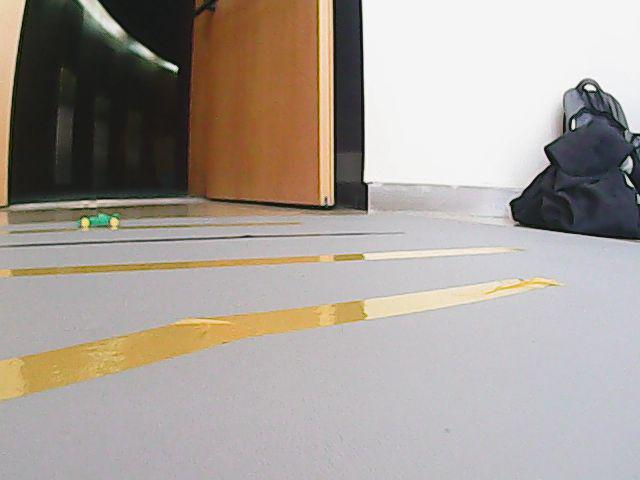
#> input picture images/lubin18.jpg, 640 x 480 px, found by its file name
$ python lubin.py
#> lines starting #> are read from the running program, lines starting #| are printed output that depends on the picture; after the words box and inside, x2 and y2 are one past the last pixel; in counts of white or black regions, pixels touching at a corner belong together
# This is a sample Python script.
import os
import re
import cv2
import numpy as np
from tqdm import tqdm_notebook
import matplotlib.pyplot as plt
# Press Shift+F10 to execute it or replace it with your code.
# Press Double Shift to search everywhere for classes, files, tool windows, actions, and settings.

yellow_HSV_th_min = np.array([0, 70, 70])
yellow_HSV_th_max = np.array([50, 255, 255])


def thresh_frame_in_HSV(frame, min_values, max_values, verbose=False):
    """
    Threshold a color frame in HSV space
    """
    print(frame.shape)
    HSV = cv2.cvtColor(frame, cv2.COLOR_BGR2HSV)

    min_th_ok = np.all(HSV > min_values, axis=2)
    max_th_ok = np.all(HSV < max_values, axis=2)

    out = np.logical_and(min_th_ok, max_th_ok)

    if verbose:
        plt.imshow(out, cmap='gray')
        plt.show()

    return out


def yellow_lines(frame):
    # create a zero array

    h, w = frame.shape[:2]
    binary = np.zeros(shape=(h, w), dtype=np.uint8)
    # highlight yellow lines by threshold in HSV color space
    HSV_yellow_mask = thresh_frame_in_HSV(frame, yellow_HSV_th_min, yellow_HSV_th_max, verbose=False)
    binary = np.logical_or(binary, HSV_yellow_mask)
    kernel = np.ones((5, 5), np.uint8)
    closing = cv2.morphologyEx(binary.astype(np.uint8), cv2.MORPH_CLOSE, kernel)

    stencil = np.zeros_like(closing)

    w, h = closing.shape
    thres = int(np.floor(0.4 * h))
    # specify coordinates of the polygon
    polygon = np.array([[0, thres], [0, h], [900, h], [900, thres]])

    # fill polygon with ones
    cv2.fillConvexPoly(stencil, polygon, 1)

    # apply polygon as a mask on the frame
    closing = cv2.bitwise_and(closing, closing, mask=stencil)
    return cv2.HoughLinesP(closing, 140, np.pi / 180, 200, minLineLength=20, maxLineGap=10)


def detect():
    img1 = cv2.imread('lubin18.jpg')
#> img1 is the input picture: shape (480, 640, 3); mean B, G, R 151.7, 158.7, 167.1
    yellowlines = yellow_lines(img1)
#| (480, 640, 3)
#> in thresh_frame_in_HSV, `HSV = cv2.cvtColor(frame, cv2.COLOR_BGR2HSV)`: HSV: shape (480, 640, 3); mean H, S, V 74.9, 38, 169.6
#> in thresh_frame_in_HSV, `min_th_ok = np.all(HSV > min_values, axis=2)`:
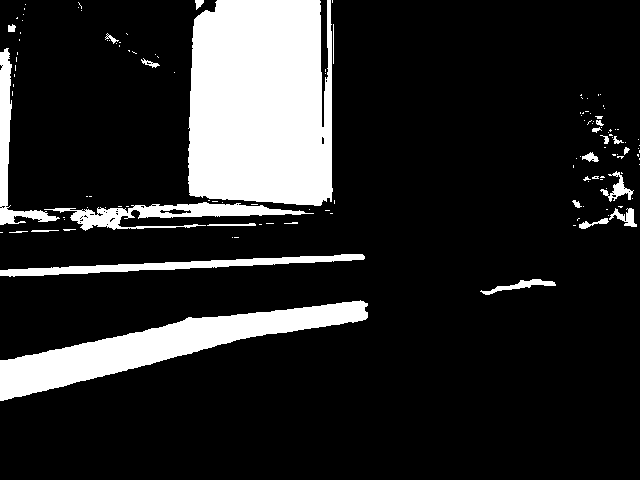
#> min_th_ok: shape (480, 640) bool; 15.8% white; 130 white regions (105 under 20 px), largest, box (x1, y1, x2, y2) and area: (188, 0, 333, 206) 27528, (0, 300, 368, 401) 11383, (44, 202, 314, 231) 2779
#> in thresh_frame_in_HSV, `max_th_ok = np.all(HSV < max_values, axis=2)`:
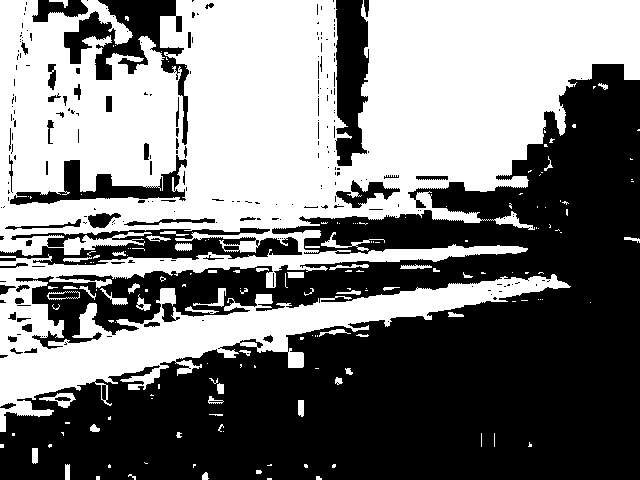
#> max_th_ok: shape (480, 640) bool; 48.2% white; 167 white regions (116 under 20 px), largest, box (x1, y1, x2, y2) and area: (0, 0, 640, 432) 144196, (321, 232, 385, 251) 239, (39, 393, 76, 408) 223
#> in thresh_frame_in_HSV, `out = np.logical_and(min_th_ok, max_th_ok)`: out: shape (480, 640) bool; 15.2% white; 63 white regions (48 under 20 px), largest, box (x1, y1, x2, y2) and area: (188, 0, 333, 206) 27397, (0, 300, 368, 401) 11381, (0, 254, 365, 277) 2543
#> in yellow_lines, `closing = cv2.morphologyEx(binary.astype(np.uint8), cv2.MORPH_CLOSE, k..`: closing: shape (480, 640); values 0 (black) and 1 (white), 15.6% white; 29 white regions (19 under 20 px), largest, box (x1, y1, x2, y2) and area: (0, 0, 335, 231) 33309, (0, 300, 368, 401) 11391, (0, 254, 365, 277) 2552
#> in yellow_lines, `cv2.fillConvexPoly(stencil, polygon, 1)`:
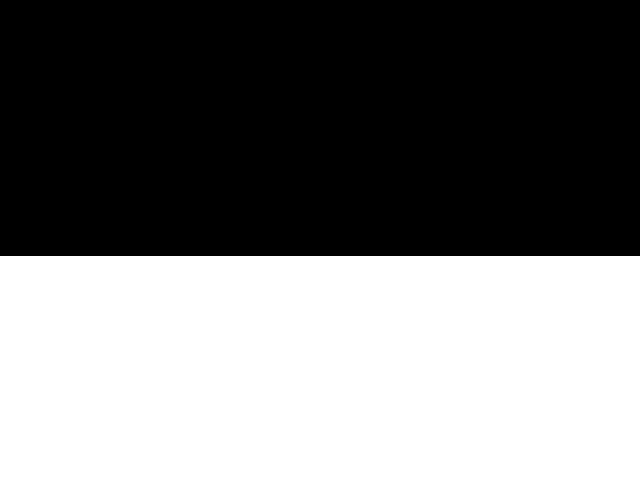
#> stencil: shape (480, 640); values 0 (black) and 1 (white), 46.7% white; 1 white region, box (x1, y1, x2, y2) and area: (0, 256, 640, 480) 143360
#> in yellow_lines, `closing = cv2.bitwise_and(closing, closing, mask=stencil)`:
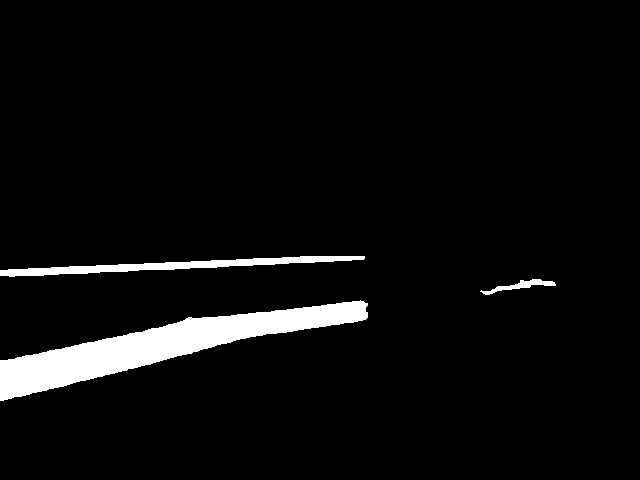
#> closing: shape (480, 640); values 0 (black) and 1 (white), 4.6% white; 3 white regions, box (x1, y1, x2, y2) and area: (0, 300, 368, 401) 11391, (0, 256, 365, 277) 2500, (480, 279, 556, 295) 374
#> yellowlines = 220 rows, first 6: [255, 336, 353, 301], [79, 344, 133, 367], [117, 337, 168, 358], [0, 381, 260, 312], [287, 309, 365, 310], [68, 384, 137, 332]
    img = cv2.cvtColor(img1, cv2.COLOR_BGR2GRAY)
    img = 255 - img

    w, h = img.shape
#> w = 480; h = 640
    # create a zero array
    stencil = np.zeros_like(img)

    # specify coordinates of the polygon
    thresh = int(0.4 * h)
#> thresh = 256
    polygon = np.array([[0, thresh], [0, h],[900, h], [900, thresh]])

    # fill polygon with ones
    cv2.fillConvexPoly(stencil, polygon, 1)

    # apply polygon as a mask on the frame
    img = cv2.bitwise_and(img, img, mask=stencil)
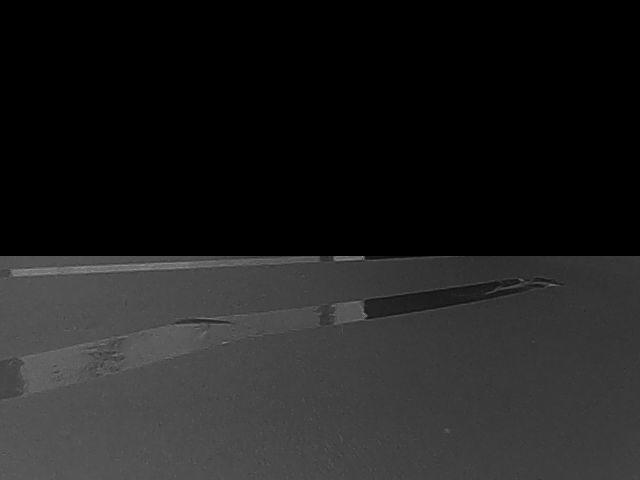
#> img: shape (480, 640); min 0, max 150, mean 31.9


    # apply image thresholding
    ret, thresh = cv2.threshold(img, 145, 255, cv2.THRESH_BINARY)
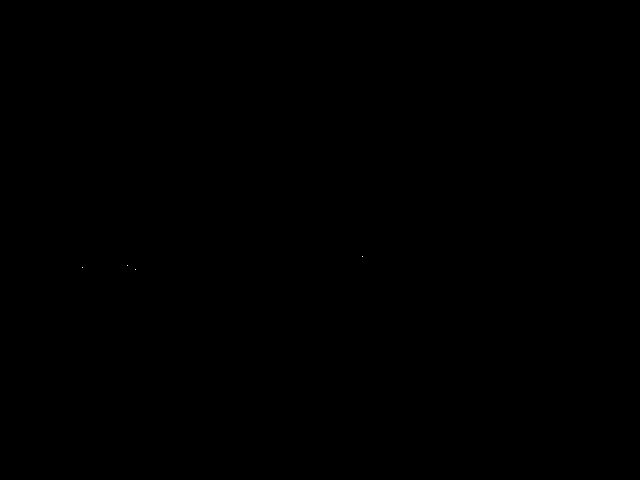
#> thresh: shape (480, 640); 0% white in thin lines or dots, all inside (x1, y1, x2, y2) = (82, 256, 363, 270)

    blackLines = cv2.HoughLinesP(thresh, 145, np.pi / 180, 100,minLineLength=40, maxLineGap=10)
#> blackLines = None

    center_x = w / 2
#> center_x = 240
    center_y = h / 2
#> center_y = 320
    # create a copy of the original frame
    dmy = img1.copy()
    sumSlopes = 0
    # draw Hough lines
    yellow_count_x_left_center = 0
    yellow_count_x_right_center = 0
    yellow_count_total = 0


    """yellow_count_total = yellow_count_x_left_center + yellow_count_x_right_center
    print(yellow_count_x_right_center / yellow_count_total)
    print(yellow_count_x_left_center / yellow_count_total)
    if yellow_count_x_right_center / yellow_count_total >= 0.7:
        print("yellow right go left")
    elif yellow_count_x_left_center / yellow_count_total >= 0.7:
        print("yellow left go right")
    else:
        print("BAD")"""
    state = "right"
    count_x_left_center = 0
    count_x_right_center = 0
    if blackLines is not None:
        for line in blackLines:
            x1, y1, x2, y2 = line[0]
            if y2 < 300:
                continue
            """ Counting number of points which are left and right of center """
            if x1 < center_x:
                count_x_left_center += 1
            if x1 > center_x:
                count_x_right_center += 1
            cv2.line(dmy, (x1, y1), (x2, y2), (70, 70, 0), 3)

        count_total = count_x_right_center + count_x_left_center
        print(count_x_right_center/count_total)
        print(count_x_left_center/count_total)
        if count_x_right_center / count_total >= 0.7:
            state = "right"
        elif count_x_left_center / count_total >= 0.7:
            state = "left"
        else:
            state = "center"
        print("go", state)

    if yellowlines is not None and blackLines is None:
        print("go ", state)
    for line in yellowlines:
        x1, y1, x2, y2 = line[0]
        cv2.line(dmy, (x1, y1), (x2, y2), (255, 0, 0), 3)
#> this loop made 220 passes
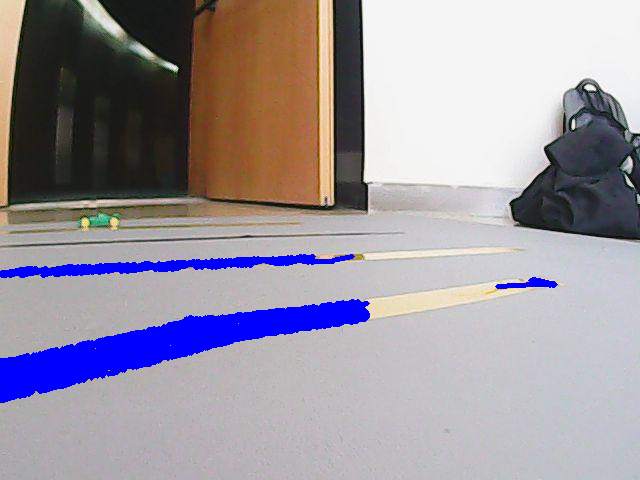
#> dmy: shape (480, 640, 3); 5.29% of pixels changed, all inside (x1, y1, x2, y2) = (0, 254, 558, 403)
    # plot frame
    plt.figure(figsize=(10, 10))
    plt.imshow(dmy, cmap="gray")
    plt.show()


# Press the green button in the gutter to run the script.
if __name__ == '__main__':
    detect()

# See PyCharm help at https://www.jetbrains.com/help/pycharm/

$ run again, with images/lubin0.jpg copied over images/lubin18.jpg
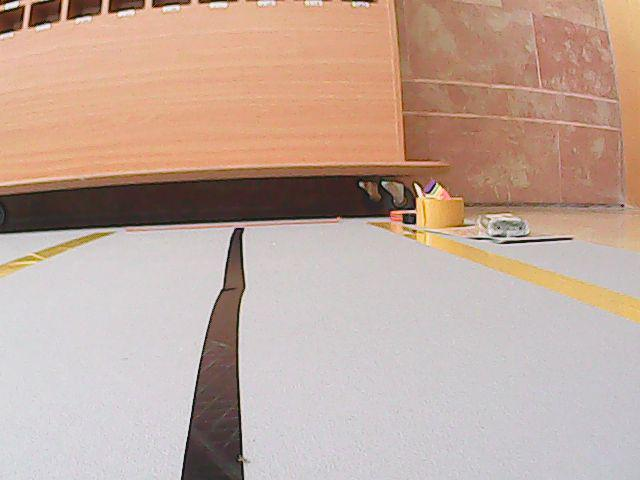
#> input picture images/lubin0.jpg, 640 x 480 px, found by its file name
#> in detect, img1 is the input picture: shape (480, 640, 3); mean B, G, R 154.8, 167.7, 192.8
#| (480, 640, 3)
#> HSV: shape (480, 640, 3); mean H, S, V 67.1, 56.2, 193.4
#> in thresh_frame_in_HSV, `min_th_ok = np.all(HSV > min_values, axis=2)`:
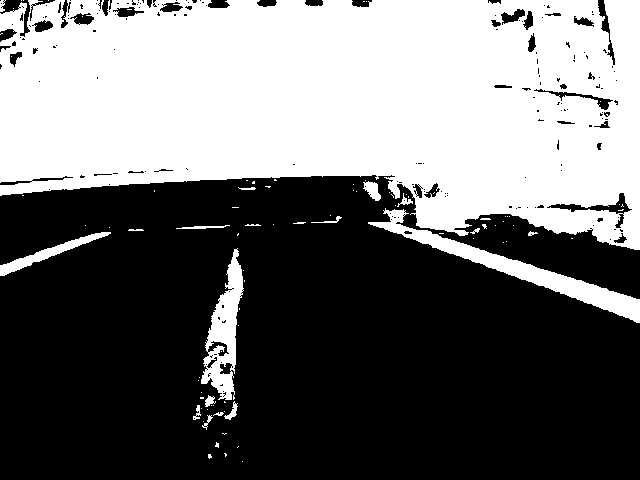
#> min_th_ok: shape (480, 640) bool; 43% white; 91 white regions (70 under 20 px), largest, box (x1, y1, x2, y2) and area: (0, 0, 640, 250) 122575, (368, 208, 640, 323) 4510, (201, 248, 244, 400) 2887
#> max_th_ok: shape (480, 640) bool; 58.6% white; 340 black regions (268 under 20 px), largest, box (x1, y1, x2, y2) and area: (0, 220, 640, 480) 118275, (575, 245, 640, 296) 1590, (0, 226, 106, 263) 1162
#> out: shape (480, 640) bool; 42.8% white; 85 white regions (65 under 20 px), largest, box (x1, y1, x2, y2) and area: (0, 0, 640, 250) 122270, (368, 209, 640, 323) 4440, (201, 248, 244, 400) 2732
#> stencil: shape (480, 640); values 0 (black) and 1 (white), 46.7% white; 1 white region, box (x1, y1, x2, y2) and area: (0, 256, 640, 480) 143360
#> yellowlines = 107 rows, first 6: [203, 372, 235, 362], [472, 261, 530, 264], [553, 290, 639, 299], [599, 307, 639, 313], [202, 375, 232, 379], [555, 291, 639, 300]
#> blackLines = 91 rows, first 6: [222, 479, 238, 256], [189, 479, 189, 425], [187, 437, 188, 479], [218, 479, 230, 256], [217, 479, 217, 298], [205, 479, 207, 329]
#> the loop in detect, `for line in blackLines:` made 91 passes
#> after the loop in detect, `for line in blackLines:`: count_x_left_center = 76; count_x_right_center = 0
#> count_total = 76
#| 0.0
#| 1.0
#> the loop in detect, `for line in yellowlines:` made 107 passes
#> after the loop in detect, `for line in yellowlines:`:
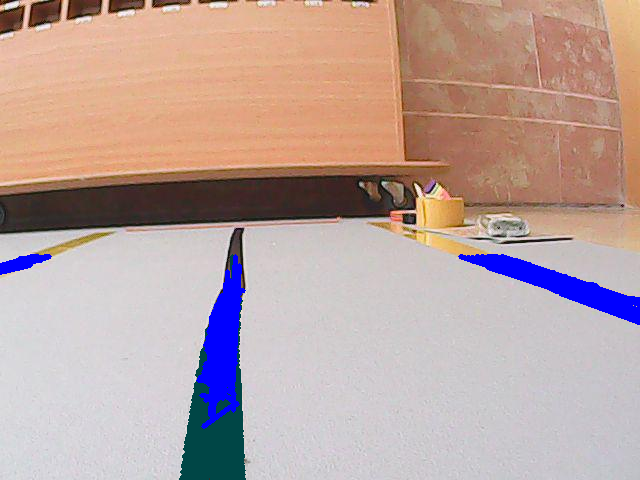
#> dmy: shape (480, 640, 3); mean B, G, R 159.1, 163.9, 186.9

$ run again, with images/lubin10.jpg copied over images/lubin18.jpg
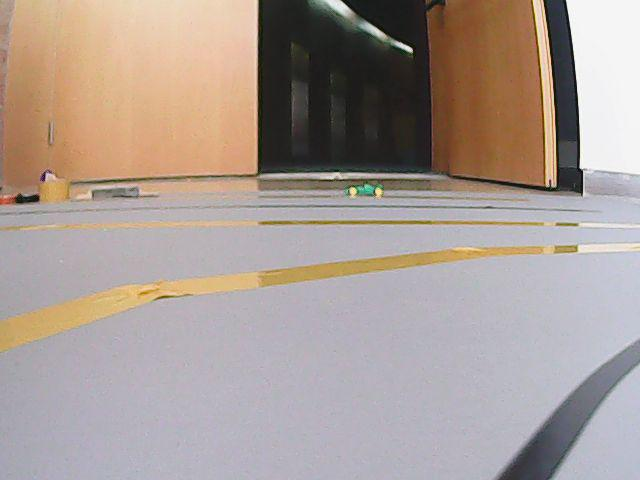
#> input picture images/lubin10.jpg, 640 x 480 px, found by its file name
#> in detect, img1 is the input picture: shape (480, 640, 3); mean B, G, R 149, 155.7, 168.9
#| (480, 640, 3)
#> HSV: shape (480, 640, 3); mean H, S, V 79.3, 45, 173.1
#> in thresh_frame_in_HSV, `min_th_ok = np.all(HSV > min_values, axis=2)`:
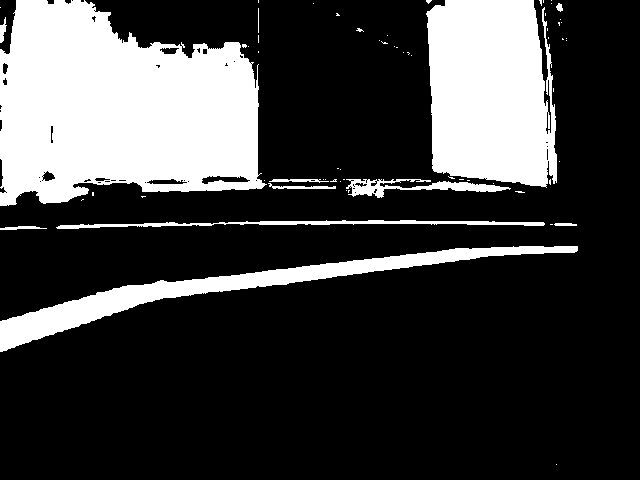
#> min_th_ok: shape (480, 640) bool; 24.5% white; 66 white regions (54 under 20 px), largest, box (x1, y1, x2, y2) and area: (0, 0, 267, 206) 41000, (426, 0, 557, 188) 21052, (0, 246, 578, 352) 9485
#> max_th_ok: shape (480, 640) bool; 42.8% white; 165 white regions (123 under 20 px), largest, box (x1, y1, x2, y2) and area: (0, 0, 614, 239) 107269, (0, 241, 640, 358) 13241, (570, 0, 640, 175) 7558
#> out: shape (480, 640) bool; 24.3% white; 46 white regions (34 under 20 px), largest, box (x1, y1, x2, y2) and area: (0, 0, 267, 206) 40971, (426, 0, 557, 188) 20944, (0, 246, 578, 352) 9483
#> stencil: shape (480, 640); values 0 (black) and 1 (white), 46.7% white; 1 white region, box (x1, y1, x2, y2) and area: (0, 256, 640, 480) 143360
#> yellowlines = 69 rows, first 6: [346, 275, 448, 256], [235, 289, 355, 260], [0, 347, 199, 279], [0, 350, 213, 277], [0, 335, 249, 273], [253, 287, 373, 258]
#> blackLines = 19 rows, first 6: [571, 445, 572, 396], [534, 436, 551, 477], [503, 479, 568, 450], [506, 468, 550, 478], [515, 458, 557, 466], [518, 455, 567, 450]
#> the loop in detect, `for line in blackLines:` made 19 passes
#> after the loop in detect, `for line in blackLines:`: count_x_left_center = 0; count_x_right_center = 19
#| 1.0
#| 0.0
#> the loop in detect, `for line in yellowlines:` made 69 passes
#> after the loop in detect, `for line in yellowlines:`:
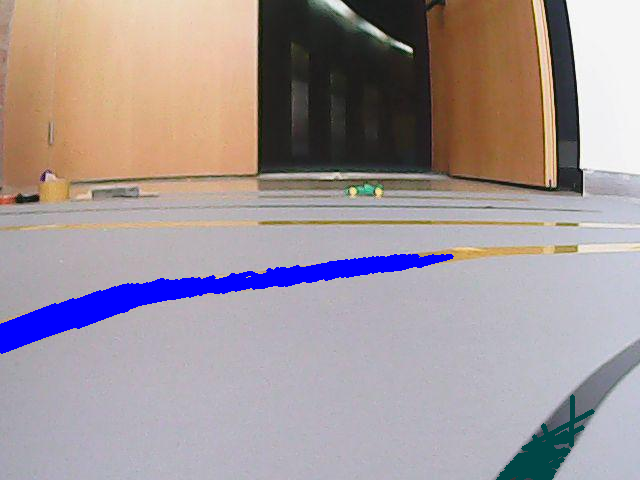
#> dmy: shape (480, 640, 3); mean B, G, R 153.1, 150.4, 162
